Frame 1 (no input): blank canvas, image omitted
Frame 60 (the mouse pressed at the canvas centre just before this capture): blank canvas, image omitted
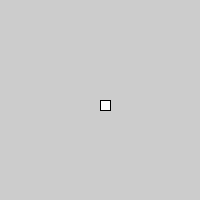
Frame 120 (the mouse held since frame 60 and released just before this capture)

The Processing sketch whose frames 1 and 60 were blank and that drew this single picture after the mouse press (run headless with seeded random() and noise(); from frame 60 on, the mouse is pressed at the canvas centre):

// Processing sketch: Explosion
// ── Explosion.pde
void setup(){
  size(200,200);
}

void draw(){
  if(mousePressed){
    rect(mouseX,mouseY,10,10);
  }
}

class explosion{
  ArrayList<particle> group;
  PVector center;
  explosion(){
    group = new ArrayList<particle>();
  }
  void add(float x, float y){
    group.add(new particle(new PVector(x,y)));
  }
}

// ── Particle.pde
class particle{
  PVector P,V,A;
  float life;
  particle(PVector p){
    A = new PVector(0,.01);
    V = new PVector(-1,1);
    P = p.copy();
    life = 50.0;
  }
}
